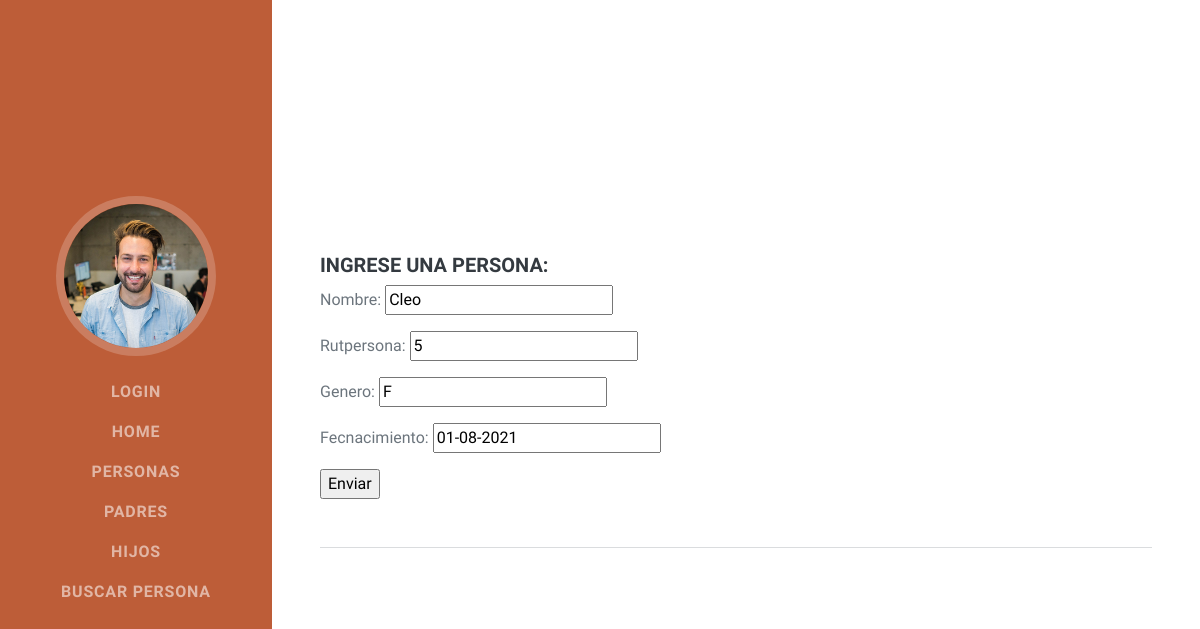
Before: /AppFami/persona/editar/5 with the older database file.
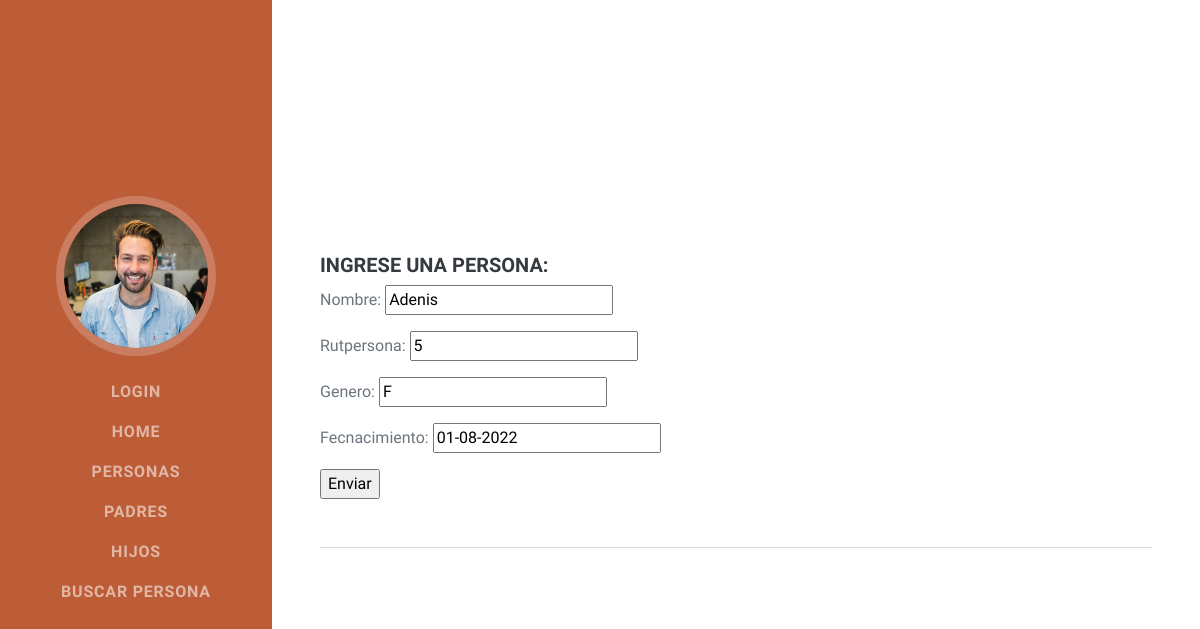
After: the same page with the newer database file.
### AppFami/models.py (models this page shows, shortened)
class Persona(models.Model):
    nombre = models.CharField(max_length=40)
    rutpersona = models.IntegerField(unique='true')
    genero = models.CharField(max_length=40)
    fecnacimiento = models.CharField(max_length=40)

### AppFami/views.py (the view, shortened to what this page needs)
# urls.py: path('persona/editar/<int:rutpersona>', persona_editar, name='AppFamiPersonaEditar'),
def persona_editar(request, rutpersona):
    persona = Persona.objects.get(rutpersona=rutpersona)
    persona_form = PersonaForm(initial={'nombre': persona.nombre,'rutpersona': persona.rutpersona, 'genero': persona.genero, 'fecnacimiento': persona.fecnacimiento})
    contexto = {
        'persona_form': persona_form
    }
    return render(request, 'AppFami/persona/editar.html', contexto)

### AppFami/forms.py
class PersonaForm(forms.Form):
    nombre = forms.CharField(max_length=40)
    rutpersona = forms.IntegerField()
    genero = forms.CharField(max_length=1)
    fecnacimiento = forms.CharField(max_length=40)

### templates/AppFami/persona/editar.html (shortened to what this page needs)
{% extends 'AppFami/index.html' %}
{% block body %}
    <div class="d-flex flex-column flex-md-row justify-content-between mb-5">
        <div class="flex-grow-1">
            <h5>Ingrese una persona: </h5>
            <form acction="" method="POST">
                    {{persona_form.as_p}}
                    <input type="submit" value="Enviar">
            </form>
        </div>
    </div>
    <hr class="m-0" />
{% endblock %}

Changed rows visible on the page:
removed Persona: nombre "Cleo", rutpersona "5", genero "F", fecnacimiento "01-08-2021"
added Persona: nombre "Adenis", rutpersona "5", genero "F", fecnacimiento "01-08-2022"
